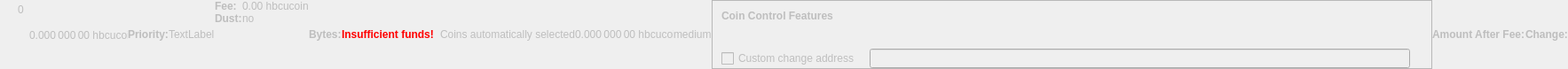
    <widget class="QWidget" name="dummyHideWidget" native="true">
     <property name="enabled">
      <bool>false</bool>
     </property>
     <property name="maximumSize">
      <size>
       <width>100</width>
       <height>22</height>
      </size>
     </property>
     <layout class="QHBoxLayout" name="dummyHideLayout">
      <property name="spacing">
       <number>0</number>
      </property>
      <property name="leftMargin">
       <number>0</number>
      </property>
      <property name="topMargin">
       <number>0</number>
      </property>
      <property name="rightMargin">
       <number>0</number>
      </property>
      <property name="bottomMargin">
       <number>0</number>
      </property>
      <item>
       <layout class="QFormLayout" name="formLayoutCoinControl1">
        <property name="horizontalSpacing">
         <number>10</number>
        </property>
        <property name="verticalSpacing">
         <number>14</number>
        </property>
        <property name="leftMargin">
         <number>10</number>
        </property>
        <property name="topMargin">
         <number>4</number>
        </property>
        <property name="rightMargin">
         <number>6</number>
        </property>
        <item row="0" column="1">
         <widget class="QLabel" name="labelCoinControlBytes">
          <property name="cursor">
           <cursorShape>IBeamCursor</cursorShape>
          </property>
          <property name="contextMenuPolicy">
           <enum>Qt::ActionsContextMenu</enum>
          </property>
          <property name="text">
           <string notr="true">0</string>
          </property>
          <property name="textInteractionFlags">
           <set>Qt::LinksAccessibleByMouse|Qt::TextSelectableByKeyboard|Qt::TextSelectableByMouse</set>
          </property>
         </widget>
        </item>
       </layout>
      </item>
      <item>
       <widget class="QLabel" name="labelCoinControlAfterFee">
        <property name="enabled">
         <bool>false</bool>
        </property>
        <property name="sizePolicy">
         <sizepolicy hsizetype="Fixed" vsizetype="Fixed">
          <horstretch>0</horstretch>
          <verstretch>0</verstretch>
         </sizepolicy>
        </property>
        <property name="minimumSize">
         <size>
          <width>111</width>
          <height>12</height>
         </size>
        </property>
        <property name="maximumSize">
         <size>
          <width>111</width>
          <height>12</height>
         </size>
        </property>
        <property name="cursor">
         <cursorShape>IBeamCursor</cursorShape>
        </property>
        <property name="contextMenuPolicy">
         <enum>Qt::ActionsContextMenu</enum>
        </property>
        <property name="text">
         <string notr="true">0.000 000 00 hbcucoin</string>
        </property>
        <property name="textInteractionFlags">
         <set>Qt::LinksAccessibleByMouse|Qt::TextSelectableByKeyboard|Qt::TextSelectableByMouse</set>
        </property>
       </widget>
      </item>
      <item>
       <widget class="QLabel" name="labelCoinControlPriorityText">
        <property name="enabled">
         <bool>false</bool>
        </property>
        <property name="font">
         <font>
          <weight>75</weight>
          <bold>true</bold>
         </font>
        </property>
        <property name="text">
         <string>Priority:</string>
        </property>
       </widget>
      </item>
      <item>
       <layout class="QHBoxLayout" name="horizontalLayout">
        <item>
         <widget class="QLabel" name="WarningLabel">
          <property name="text">
           <string>TextLabel</string>
          </property>
         </widget>
        </item>
       </layout>
      </item>
      <item>
       <layout class="QFormLayout" name="formLayoutCoinControl3">
        <property name="horizontalSpacing">
         <number>0</number>
        </property>
        <property name="verticalSpacing">
         <number>0</number>
        </property>
        <property name="leftMargin">
         <number>0</number>
        </property>
        <property name="topMargin">
         <number>0</number>
        </property>
        <property name="rightMargin">
         <number>0</number>
        </property>
        <item row="0" column="0">
         <widget class="QLabel" name="labelCoinControlFeeText">
          <property name="enabled">
           <bool>false</bool>
          </property>
          <property name="font">
           <font>
            <weight>75</weight>
            <bold>true</bold>
           </font>
          </property>
          <property name="text">
           <string>Fee:</string>
          </property>
          <property name="margin">
           <number>0</number>
          </property>
         </widget>
        </item>
        <item row="0" column="1">
         <widget class="QLabel" name="labelCoinControlFee">
          <property name="enabled">
           <bool>false</bool>
          </property>
          <property name="cursor">
           <cursorShape>IBeamCursor</cursorShape>
          </property>
          <property name="contextMenuPolicy">
           <enum>Qt::ActionsContextMenu</enum>
          </property>
          <property name="text">
           <string notr="true">0.00 hbcucoin</string>
          </property>
          <property name="textInteractionFlags">
           <set>Qt::LinksAccessibleByMouse|Qt::TextSelectableByKeyboard|Qt::TextSelectableByMouse</set>
          </property>
         </widget>
        </item>
        <item row="1" column="0">
         <widget class="QLabel" name="labelCoinControlLowOutputText">
          <property name="enabled">
           <bool>false</bool>
          </property>
          <property name="font">
           <font>
            <weight>75</weight>
            <bold>true</bold>
           </font>
          </property>
          <property name="text">
           <string>Dust:</string>
          </property>
         </widget>
        </item>
        <item row="1" column="1">
         <widget class="QLabel" name="labelCoinControlLowOutput">
          <property name="enabled">
           <bool>false</bool>
          </property>
          <property name="cursor">
           <cursorShape>IBeamCursor</cursorShape>
          </property>
          <property name="contextMenuPolicy">
           <enum>Qt::ActionsContextMenu</enum>
          </property>
          <property name="text">
           <string>no</string>
          </property>
          <property name="textInteractionFlags">
           <set>Qt::LinksAccessibleByMouse|Qt::TextSelectableByKeyboard|Qt::TextSelectableByMouse</set>
          </property>
         </widget>
        </item>
       </layout>
      </item>
      <item>
       <widget class="QLabel" name="labelCoinControlBytesText">
        <property name="enabled">
         <bool>false</bool>
        </property>
        <property name="font">
         <font>
          <weight>75</weight>
          <bold>true</bold>
         </font>
        </property>
        <property name="text">
         <string>Bytes:</string>
        </property>
       </widget>
      </item>
      <item>
       <layout class="QFormLayout" name="formLayoutCoinControl2">
        <property name="horizontalSpacing">
         <number>0</number>
        </property>
        <property name="verticalSpacing">
         <number>0</number>
        </property>
        <property name="leftMargin">
         <number>0</number>
        </property>
        <property name="topMargin">
         <number>0</number>
        </property>
        <property name="rightMargin">
         <number>0</number>
        </property>
       </layout>
      </item>
      <item>
       <layout class="QHBoxLayout" name="horizontalLayoutCoinControl2">
        <property name="spacing">
         <number>0</number>
        </property>
        <property name="bottomMargin">
         <number>0</number>
        </property>
       </layout>
      </item>
      <item>
       <widget class="QLabel" name="labelCoinControlInsuffFunds">
        <property name="enabled">
         <bool>false</bool>
        </property>
        <property name="minimumSize">
         <size>
          <width>0</width>
          <height>0</height>
         </size>
        </property>
        <property name="font">
         <font>
          <weight>75</weight>
          <bold>true</bold>
         </font>
        </property>
        <property name="styleSheet">
         <string notr="true">color:red;font-weight:bold;</string>
        </property>
        <property name="text">
         <string>Insufficient funds!</string>
        </property>
        <property name="margin">
         <number>5</number>
        </property>
       </widget>
      </item>
      <item>
       <layout class="QFormLayout" name="formLayoutCoinControl4">
        <property name="horizontalSpacing">
         <number>0</number>
        </property>
        <property name="verticalSpacing">
         <number>0</number>
        </property>
        <property name="leftMargin">
         <number>0</number>
        </property>
        <property name="topMargin">
         <number>0</number>
        </property>
        <property name="rightMargin">
         <number>0</number>
        </property>
       </layout>
      </item>
      <item>
       <widget class="QLabel" name="labelCoinControlChangeLabel">
        <property name="enabled">
         <bool>false</bool>
        </property>
        <property name="sizePolicy">
         <sizepolicy hsizetype="Preferred" vsizetype="Expanding">
          <horstretch>0</horstretch>
          <verstretch>0</verstretch>
         </sizepolicy>
        </property>
        <property name="minimumSize">
         <size>
          <width>0</width>
          <height>0</height>
         </size>
        </property>
        <property name="text">
         <string/>
        </property>
        <property name="margin">
         <number>3</number>
        </property>
       </widget>
      </item>
      <item>
       <widget class="QLabel" name="labelCoinControlAutomaticallySelected">
        <property name="enabled">
         <bool>false</bool>
        </property>
        <property name="sizePolicy">
         <sizepolicy hsizetype="Fixed" vsizetype="Fixed">
          <horstretch>0</horstretch>
          <verstretch>0</verstretch>
         </sizepolicy>
        </property>
        <property name="minimumSize">
         <size>
          <width>0</width>
          <height>0</height>
         </size>
        </property>
        <property name="maximumSize">
         <size>
          <width>240</width>
          <height>16777215</height>
         </size>
        </property>
        <property name="text">
         <string>Coins automatically selected</string>
        </property>
        <property name="margin">
         <number>5</number>
        </property>
       </widget>
      </item>
      <item>
       <widget class="QLabel" name="labelCoinControlChange">
        <property name="enabled">
         <bool>false</bool>
        </property>
        <property name="sizePolicy">
         <sizepolicy hsizetype="Fixed" vsizetype="Fixed">
          <horstretch>0</horstretch>
          <verstretch>0</verstretch>
         </sizepolicy>
        </property>
        <property name="minimumSize">
         <size>
          <width>111</width>
          <height>0</height>
         </size>
        </property>
        <property name="maximumSize">
         <size>
          <width>111</width>
          <height>16777215</height>
         </size>
        </property>
        <property name="cursor">
         <cursorShape>IBeamCursor</cursorShape>
        </property>
        <property name="contextMenuPolicy">
         <enum>Qt::ActionsContextMenu</enum>
        </property>
        <property name="text">
         <string notr="true">0.000 000 00 hbcucoin</string>
        </property>
        <property name="textInteractionFlags">
         <set>Qt::LinksAccessibleByMouse|Qt::TextSelectableByKeyboard|Qt::TextSelectableByMouse</set>
        </property>
       </widget>
      </item>
      <item>
       <widget class="QLabel" name="labelCoinControlPriority">
        <property name="enabled">
         <bool>false</bool>
        </property>
        <property name="cursor">
         <cursorShape>IBeamCursor</cursorShape>
        </property>
        <property name="contextMenuPolicy">
         <enum>Qt::ActionsContextMenu</enum>
        </property>
        <property name="text">
         <string>medium</string>
        </property>
        <property name="textInteractionFlags">
         <set>Qt::LinksAccessibleByMouse|Qt::TextSelectableByKeyboard|Qt::TextSelectableByMouse</set>
        </property>
       </widget>
      </item>
      <item>
       <widget class="QFrame" name="frameCoinControl">
        <property name="sizePolicy">
         <sizepolicy hsizetype="Expanding" vsizetype="Expanding">
          <horstretch>0</horstretch>
          <verstretch>0</verstretch>
         </sizepolicy>
        </property>
        <property name="maximumSize">
         <size>
          <width>16777215</width>
          <height>16777215</height>
         </size>
        </property>
        <property name="frameShape">
         <enum>QFrame::StyledPanel</enum>
        </property>
        <property name="frameShadow">
         <enum>QFrame::Sunken</enum>
        </property>
        <layout class="QVBoxLayout" name="verticalLayoutCoinControl2_2">
         <property name="spacing">
          <number>0</number>
         </property>
         <property name="leftMargin">
          <number>0</number>
         </property>
         <property name="topMargin">
          <number>0</number>
         </property>
         <property name="rightMargin">
          <number>0</number>
         </property>
         <property name="bottomMargin">
          <number>0</number>
         </property>
         <item>
          <layout class="QVBoxLayout" name="verticalLayoutCoinControl" stretch="0,0,0,1">
           <property name="spacing">
            <number>0</number>
           </property>
           <property name="leftMargin">
            <number>10</number>
           </property>
           <property name="topMargin">
            <number>10</number>
           </property>
           <item>
            <layout class="QHBoxLayout" name="horizontalLayoutCoinControl1">
             <property name="bottomMargin">
              <number>15</number>
             </property>
             <item>
              <widget class="QLabel" name="labelCoinControlFeatures">
               <property name="enabled">
                <bool>false</bool>
               </property>
               <property name="sizePolicy">
                <sizepolicy hsizetype="Preferred" vsizetype="Maximum">
                 <horstretch>0</horstretch>
                 <verstretch>0</verstretch>
                </sizepolicy>
               </property>
               <property name="font">
                <font>
                 <weight>75</weight>
                 <bold>true</bold>
                </font>
               </property>
               <property name="styleSheet">
                <string notr="true">font-weight:bold;</string>
               </property>
               <property name="text">
                <string>Coin Control Features</string>
               </property>
              </widget>
             </item>
            </layout>
           </item>
           <item>
            <widget class="QWidget" name="widgetCoinControl" native="true">
             <property name="sizePolicy">
              <sizepolicy hsizetype="Preferred" vsizetype="Preferred">
               <horstretch>0</horstretch>
               <verstretch>0</verstretch>
              </sizepolicy>
             </property>
             <property name="minimumSize">
              <size>
               <width>0</width>
               <height>0</height>
              </size>
             </property>
             <property name="styleSheet">
              <string notr="true"/>
             </property>
             <layout class="QHBoxLayout" name="horizontalLayoutCoinControl5_2">
              <property name="leftMargin">
               <number>0</number>
              </property>
              <property name="topMargin">
               <number>0</number>
              </property>
              <property name="rightMargin">
               <number>0</number>
              </property>
              <property name="bottomMargin">
               <number>0</number>
              </property>
              <item>
               <layout class="QHBoxLayout" name="horizontalLayoutCoinControl3">
                <property name="spacing">
                 <number>20</number>
                </property>
                <property name="topMargin">
                 <number>0</number>
                </property>
                <property name="bottomMargin">
                 <number>10</number>
                </property>
               </layout>
              </item>
             </layout>
            </widget>
           </item>
           <item>
            <layout class="QHBoxLayout" name="horizontalLayoutCoinControl4" stretch="0,0,0">
             <property name="spacing">
              <number>12</number>
             </property>
             <property name="sizeConstraint">
              <enum>QLayout::SetDefaultConstraint</enum>
             </property>
             <property name="topMargin">
              <number>5</number>
             </property>
             <property name="rightMargin">
              <number>5</number>
             </property>
             <item>
              <widget class="QCheckBox" name="checkBoxCoinControlChange">
               <property name="enabled">
                <bool>false</bool>
               </property>
               <property name="toolTip">
                <string>If this is activated, but the change address is empty or invalid, change will be sent to a newly generated address.</string>
               </property>
               <property name="text">
                <string>Custom change address</string>
               </property>
              </widget>
             </item>
             <item>
              <widget class="QValidatedLineEdit" name="lineEditCoinControlChange">
               <property name="enabled">
                <bool>false</bool>
               </property>
               <property name="sizePolicy">
                <sizepolicy hsizetype="Expanding" vsizetype="Fixed">
                 <horstretch>0</horstretch>
                 <verstretch>0</verstretch>
                </sizepolicy>
               </property>
              </widget>
             </item>
             <item>
              <widget class="QLabel" name="labelCoinControlChangeLabel_2">
               <property name="sizePolicy">
                <sizepolicy hsizetype="Preferred" vsizetype="Expanding">
                 <horstretch>0</horstretch>
                 <verstretch>0</verstretch>
                </sizepolicy>
               </property>
               <property name="minimumSize">
                <size>
                 <width>0</width>
                 <height>0</height>
                </size>
               </property>
               <property name="text">
                <string/>
               </property>
               <property name="margin">
                <number>3</number>
               </property>
              </widget>
             </item>
            </layout>
           </item>
           <item>
            <spacer name="verticalSpacerCoinControl">
             <property name="orientation">
              <enum>Qt::Vertical</enum>
             </property>
             <property name="sizeHint" stdset="0">
              <size>
               <width>800</width>
               <height>1</height>
              </size>
             </property>
            </spacer>
           </item>
          </layout>
         </item>
        </layout>
       </widget>
      </item>
      <item>
       <widget class="QLabel" name="labelCoinControlAfterFeeText">
        <property name="enabled">
         <bool>false</bool>
        </property>
        <property name="minimumSize">
         <size>
          <width>0</width>
          <height>0</height>
         </size>
        </property>
        <property name="maximumSize">
         <size>
          <width>16777215</width>
          <height>16777215</height>
         </size>
        </property>
        <property name="font">
         <font>
          <weight>75</weight>
          <bold>true</bold>
         </font>
        </property>
        <property name="text">
         <string>Amount After Fee:</string>
        </property>
        <property name="alignment">
         <set>Qt::AlignLeading|Qt::AlignLeft|Qt::AlignVCenter</set>
        </property>
        <property name="margin">
         <number>0</number>
        </property>
       </widget>
      </item>
      <item>
       <widget class="QLabel" name="labelCoinControlChangeText">
        <property name="enabled">
         <bool>false</bool>
        </property>
        <property name="sizePolicy">
         <sizepolicy hsizetype="Preferred" vsizetype="Preferred">
          <horstretch>0</horstretch>
          <verstretch>0</verstretch>
         </sizepolicy>
        </property>
        <property name="minimumSize">
         <size>
          <width>0</width>
          <height>0</height>
         </size>
        </property>
        <property name="maximumSize">
         <size>
          <width>16777215</width>
          <height>16777215</height>
         </size>
        </property>
        <property name="font">
         <font>
          <weight>75</weight>
          <bold>true</bold>
         </font>
        </property>
        <property name="text">
         <string>Change:</string>
        </property>
        <property name="alignment">
         <set>Qt::AlignLeading|Qt::AlignLeft|Qt::AlignVCenter</set>
        </property>
       </widget>
      </item>
     </layout>
    </widget>
